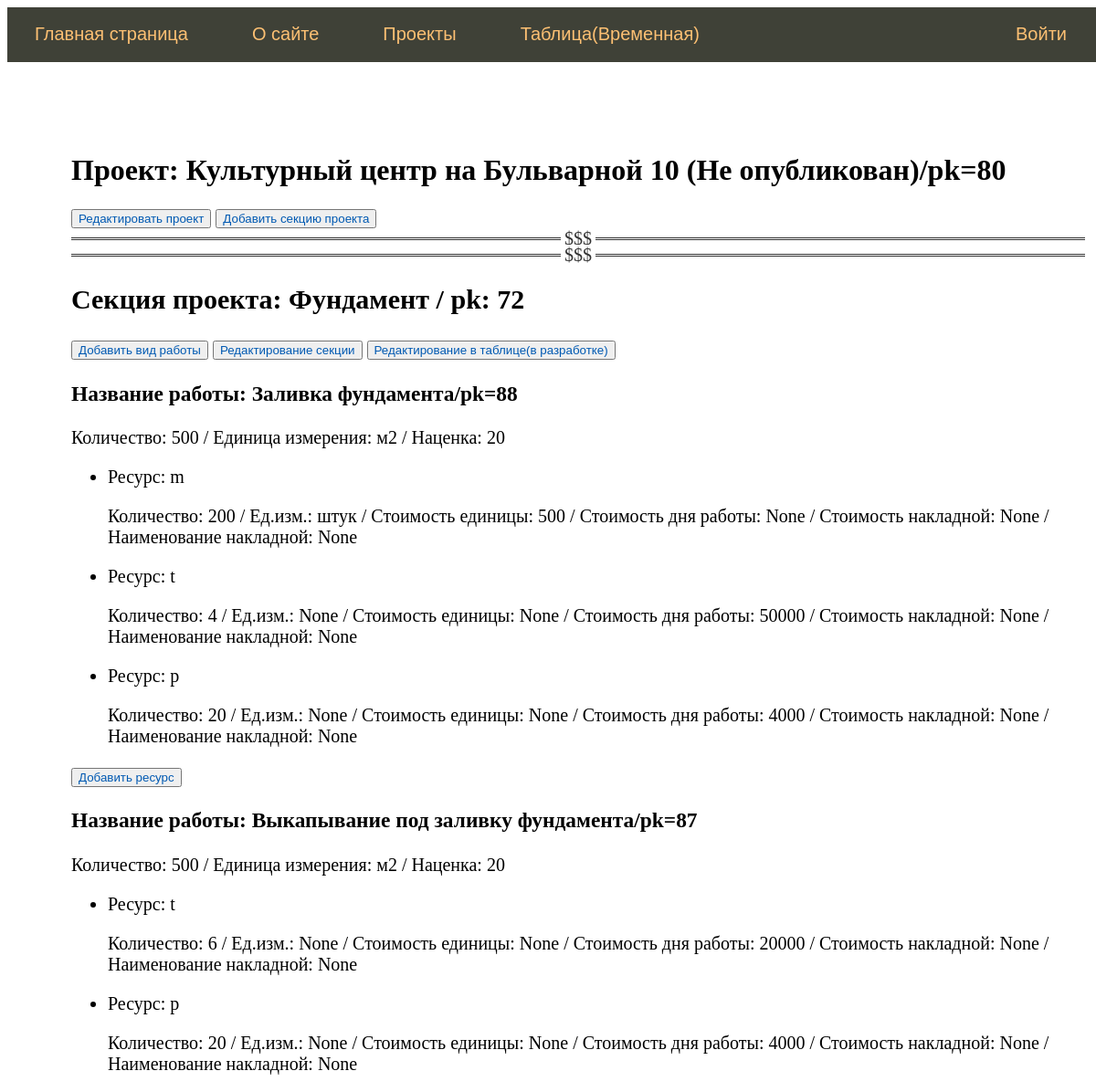
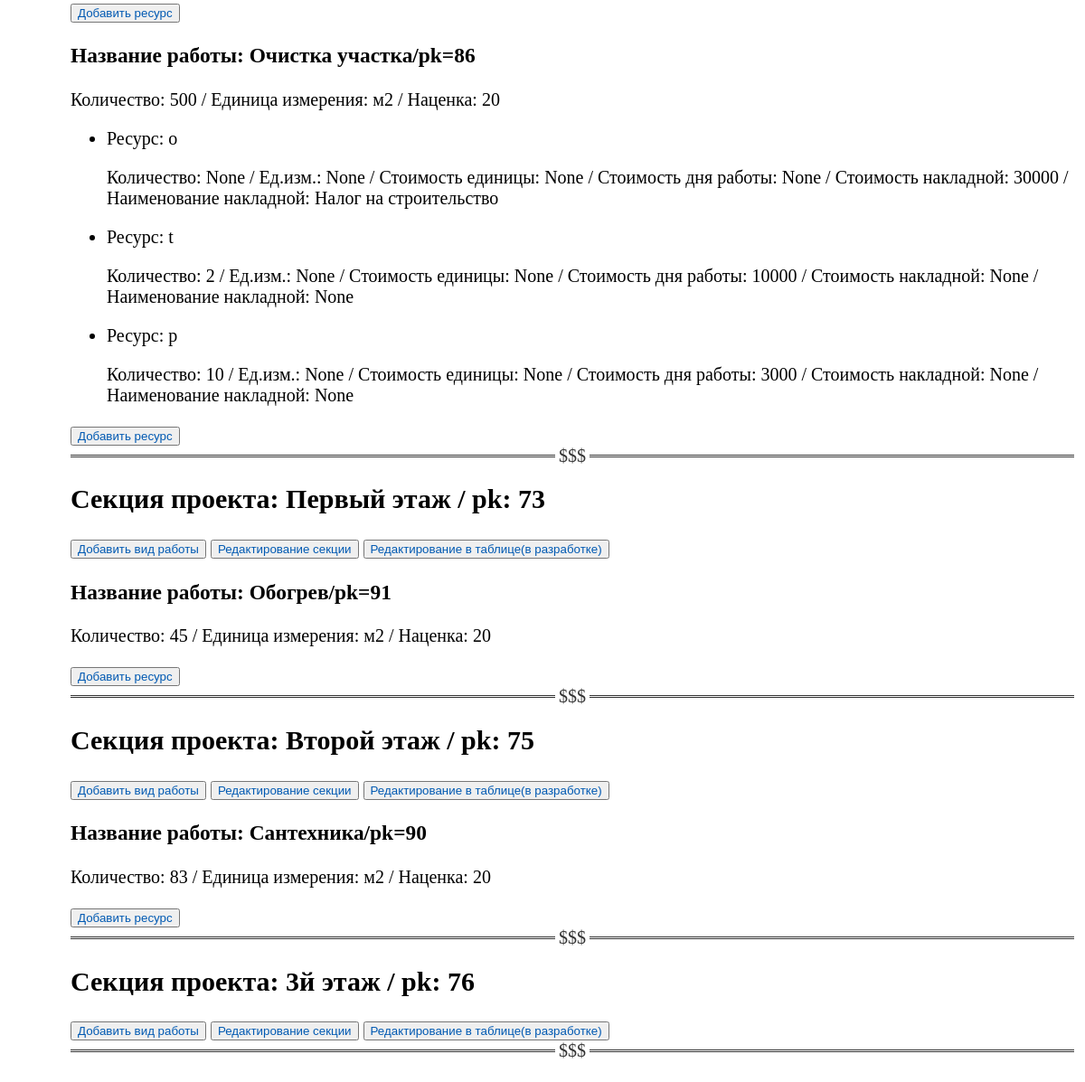
The app's page /project/80/ with its own data (2 pictures, top to bottom).
### estimate/models.py (models this page shows, shortened)
class Project(models.Model):
    title_p = models.CharField(max_length=255, unique=True,
                               verbose_name="Название Проекта")  # атрибут title будет определять одноименное поле как текстовую строку с максимальным числом символов 255.
    description_p = models.TextField(verbose_name="Текст статьи", blank=True,
                                     null=True)  # поле задано как текстовое с параметром blank=True. Данный параметр означает, что это поле может быть пустым, то есть, не содержать текста.
    time_create_p = models.DateTimeField(auto_now_add=True,
                                         verbose_name="Время создания")  # auto_now_add – позволяет фиксировать текущее время только в момент первого добавления записи в таблицу БД;
    time_update_p = models.DateTimeField(auto_now=True,
                                         verbose_name="Время изменения")  # auto_now – фиксирует текущее время всякий раз при изменении или добавлении записи в таблицу БД.
    is_published_p = models.BooleanField(default=False, verbose_name="Публикация", blank=True,
                                         null=True)  # атрибут is_published определен через класс BooleanField с параметром default=True. Это означает, что по умолчанию значение поля в БД будет установлено в значение True и статья будет считаться опубликованной.
    def __str__(self):
        return self.title_p
    class Meta:
        verbose_name = 'Проект'
        verbose_name_plural = '1.Проекты'
        ordering = ['-time_create_p', 'title_p']

class ProjectSection(models.Model):
    title_s = models.CharField(max_length=255, verbose_name="Раздел Проекта", unique=False)
    time_create_s = models.DateTimeField(auto_now_add=True, verbose_name="Время создания")
    time_update_s = models.DateTimeField(auto_now=True, verbose_name="Время изменения")
    is_published_s = models.BooleanField(default=False, verbose_name="Публикация", blank=True, null=True)
    prj = models.ForeignKey('Project', on_delete=models.CASCADE, null=False, verbose_name="Проект")
    class Meta:
        verbose_name = 'Раздел проекта'
        verbose_name_plural = '2.Разделы проекта'
        ordering = ['-title_s']

class WorkType(models.Model):
    title_w = models.CharField(max_length=255, verbose_name="Название вида работы", unique=False)
    time_create_w = models.DateTimeField(auto_now_add=True, verbose_name="Время создания")
    time_update_w = models.DateTimeField(auto_now=True, verbose_name="Время изменения")
    quantity_w = models.PositiveIntegerField(verbose_name="Количество")
    unit_w = models.CharField(max_length=10, unique=False, verbose_name="Ед.изм.")
    margin_w = models.PositiveIntegerField(verbose_name="Наценка")
    sect = models.ForeignKey('ProjectSection', on_delete=models.CASCADE, null=False, verbose_name="Секция проекта")
    prj_w = models.ForeignKey('Project', on_delete=models.CASCADE, null=False, verbose_name="Проект")
    class Meta:
        verbose_name = 'Вид работы'
        verbose_name_plural = '3.Вид работ'
        ordering = ['-time_create_w']

class Resource(models.Model):
    PEOPLE = 'p'
    TECH = 't'
    MAT = 'm'
    OVERHEADS = 'o'
    TYPE = [
        (PEOPLE, 'Люди'),
        (TECH, 'Техника'),
        (MAT, 'Материалы или Оборудование'),
        (OVERHEADS, 'Накладные расходы')
    ]
    title_r = models.CharField(max_length=30, verbose_name="Ресурс", choices=TYPE, null=True, unique=False)
    time_create_r = models.DateTimeField(auto_now_add=True, verbose_name="Время создания")
    time_update_r = models.DateTimeField(auto_now=True, verbose_name="Время изменения")
    quantity_r = models.PositiveIntegerField(verbose_name="Количество", blank=True, null=True)
    day_cost_r = models.PositiveIntegerField(verbose_name="Стоимость за день", blank=True, null=True)
    unit_cost_r = models.PositiveIntegerField(verbose_name="Стоимость за единицу", blank=True, null=True)
    unit_r = models.CharField(max_length=10, verbose_name="Единица измерения", blank=True, null=True)
    cost_r = models.PositiveIntegerField(verbose_name="Сумма затрат", blank=True, null=True)
    overhead_r = models.CharField(max_length=255, verbose_name="Наименование накладной", blank=True, null=True)
    work = models.ForeignKey('WorkType', on_delete=models.CASCADE, null=False, verbose_name="Вид работы")
    prj_r = models.ForeignKey('Project', on_delete=models.CASCADE, null=False, verbose_name="Проект")
    class Meta:
        verbose_name = 'Тип ресурса'
        verbose_name_plural = '4.Типы Ресурсов'
        ordering = ['-time_create_r']

### estimate/views.py (the view)
# urls.py: path('project/<int:prj_id>/', project, name='project'),
def project(request, prj_id):
    prj = Project.objects.get(pk=prj_id)
    all_sect = prj.projectsection_set.all()
    all_work = WorkType.objects.filter(prj_w=prj_id)
    context = {'prj': prj, 'all_sect': all_sect, 'all_work': all_work}
    return render(request, 'estimate/project.html', context=context)

### estimate/templatetags/estimate_tags.py (called while the page is built)
@register.simple_tag()
def return_menu():
    menu = [
        {'title': "Главная страница", 'url_name': 'index'},
        {'title': "О сайте", 'url_name': 'about'},
        {'title': "Проекты", 'url_name': 'all_projects'},
        {'title': 'Таблица(Временная)', 'url_name': 'page'},
        {'title': "Войти", 'url_name': 'login'}
    ]
    return menu

@register.inclusion_tag('estimate/list_res.html')
def list_res(work):
    all_res = work.resource_set.all()
    return {'all_res': all_res}

@register.inclusion_tag('estimate/list_works.html')
def list_works(prj, sect):
    all_work = sect.worktype_set.all()
    return {'all_work': all_work, 'prj': prj, 'sect': sect}

### estimate/templates/estimate/project.html (shortened to what this page needs)
{% extends 'estimate/base.html' %}
{% load estimate_tags %}
{% block content %}
  {% if prj.is_published %}
    <h1>Проект: {{ prj.title_p }} (Опубликован)/pk={{ prj.pk }}</h1>
  {% else %}
    <h1>Проект: {{ prj }} (Не опубликован)/pk={{ prj.pk }}</h1>
  {% endif %}
  <button type="submit"><a href="{% url 'edit_project' prj.pk %}">Редактировать проект</a></button>
  <button type="submit"><a href="{% url 'add_sect' prj.pk %}">Добавить секцию проекта</a></button>
  <hr>
  <hr>
  {% for s in all_sect %}
    <h2>Секция проекта: {{ s.title_s }} / pk: {{ s.pk }}</h2>
    <button type="submit"><a href="{% url 'add_work' prj.pk s.pk %}">Добавить вид работы</a></button>
    <button type="submit"><a href="{% url 'edit_section' prj.pk s.pk %}">Редактирование секции</a></button>
    <button type="submit"><a href="{% url 'edit_all' prj.pk s.pk %}">Редактирование в таблице(в разработке)</a></button>
    {% list_works prj s %}
    <hr>
  {% endfor %}
{% endblock content %}

### estimate/templates/estimate/base.html (shortened to what this page needs)
{% load estimate_tags %}
<!DOCTYPE html>
{% load static %}
<html lang="ru">
<head>
	<link type="text/css" href="{% static 'estimate/css/styles.css' %}" rel="stylesheet" />
</head>
<body>
<table class="table-page" border=0 cellpadding="0" cellspacing="0">
<tr><td valign=top>
{% block mainmenu %}
<div class="header">
<ul id="mainmenu" class="mainmenu">
  {% return_menu as menu %}
  {% for m in menu %}
    {% if not forloop.last %}
        <li><a href="{% url m.url_name %}">{{m.title}}</a></li>
    {% else %}
        <li class="last"><a href="{% url m.url_name %}">{{m.title}}</a></li>
    {% endif %}
  {% endfor %}
</ul>
</div>
{% endblock mainmenu %}
<table class="table-content" border=0 cellpadding="0" cellspacing="0">
<tr>
<td valign="top" class="content">
	<div class="content-text">
{% block content %}
{% endblock %}
	</div>
</td></tr></table>
</td></tr>
</table>
</body>
</html>

### estimate/templates/estimate/list_works.html
{% load estimate_tags %}
{% for w in all_work %}
  <h3>Название работы: {{ w.title_w }}/pk={{ w.pk }}</h3>
  <p>Количество: {{ w.quantity_w }} / Единица измерения: {{ w.unit_w }} /
    Наценка: {{ w.margin_w }}</p>
  {% list_res w %}
  <button type="submit"><a href="{% url 'add_res_choice' prj.pk sect.pk w.pk %}">Добавить ресурс</a></button>
{% endfor %}

### estimate/templates/estimate/list_res.html
{% for r in all_res %}
  <ul>
    <li>
      <p>Ресурс: {{ r.title_r }}</p>
      <p>Количество: {{ r.quantity_r }} / Ед.изм.: {{ r.unit_r }} / Стоимость единицы: {{ r.unit_cost_r }}
        / Стоимость дня работы: {{ r.day_cost_r }} / Стоимость накладной: {{ r.cost_r }}
        / Наименование накладной: {{ r.overhead_r }}</p>
    </li>
  </ul>
{% endfor %}

### estimate/static/estimate/css/styles.css (style rules this page uses)
html, body { font-family: 'Arial'; padding: 0; height: 100%; width: 100%; color: #444; }
hr:after { background: #fff; content: '$$$'; padding: 0 4px; position: relative; top: -13px; }
a { color: #0059b2; text-decoration: none; }
.table-page { width: 100%; height: 100%; vertical-align: top; }
.table-page tr { height: 100%; }
.header { background: #3F4137; height: 60px; }
ul.mainmenu { list-style: none; margin: 0; padding: 0; height: 60px; color: #fdc073; font-size: 20px; overflow: hidden; }
ul.mainmenu li { float: left; margin: 18px 40px 0 30px; }
ul.mainmenu li.last { float: right; }
ul.mainmenu li a { color: #fdc073; text-decoration: none; }
.table-content { width: 100%; min-height: 100%; height: 100%; }
.content { padding: 40px 20px 20px 40px; width: 100%; box-sizing: border-box; }
.content-text { margin: 60px 0 0 30px; color: #000; font-size: 20px; font-family: Yandex Sans Display Light; }
.content-text h1 { font-size: 32px; }
hr { border: none; border-top: 3px double #333; color: #333; overflow: visible; text-align: center; height: 5px; }

### records on screen
Project: title_p "Культурный центр на Бульварной 10", pk "80"
ProjectSection: title_s "Фундамент", pk "72"
WorkType: title_w "Заливка фундамента", pk "88", quantity_w "500", unit_w "м2", margin_w "20"
Resource: title_r "m", quantity_r "200", unit_r "штук", unit_cost_r "500", day_cost_r "None", cost_r "None", overhead_r "None"
Resource: title_r "t", quantity_r "4", unit_r "None", unit_cost_r "None", day_cost_r "50000", cost_r "None", overhead_r "None"
Resource: title_r "p", quantity_r "20", unit_r "None", unit_cost_r "None", day_cost_r "4000", cost_r "None", overhead_r "None"
WorkType: title_w "Выкапывание под заливку фундамента", pk "87", quantity_w "500", unit_w "м2", margin_w "20"
Resource: title_r "t", quantity_r "6", unit_r "None", unit_cost_r "None", day_cost_r "20000", cost_r "None", overhead_r "None"
Resource: title_r "p", quantity_r "20", unit_r "None", unit_cost_r "None", day_cost_r "4000", cost_r "None", overhead_r "None"
WorkType: title_w "Очистка участка", pk "86", quantity_w "500", unit_w "м2", margin_w "20"
Resource: title_r "o", quantity_r "None", unit_r "None", unit_cost_r "None", day_cost_r "None", cost_r "30000", overhead_r "Налог на строительство"
Resource: title_r "t", quantity_r "2", unit_r "None", unit_cost_r "None", day_cost_r "10000", cost_r "None", overhead_r "None"
Resource: title_r "p", quantity_r "10", unit_r "None", unit_cost_r "None", day_cost_r "3000", cost_r "None", overhead_r "None"
ProjectSection: title_s "Первый этаж", pk "73"
WorkType: title_w "Обогрев", pk "91", quantity_w "45", unit_w "м2", margin_w "20"
ProjectSection: title_s "Второй этаж", pk "75"
WorkType: title_w "Сантехника", pk "90", quantity_w "83", unit_w "м2", margin_w "20"
ProjectSection: title_s "3й этаж", pk "76"

### other values on screen
{{ m.title }} "Главная страница" "О сайте" "Проекты" "Таблица(Временная)"
{{ m.title }} "Войти"
